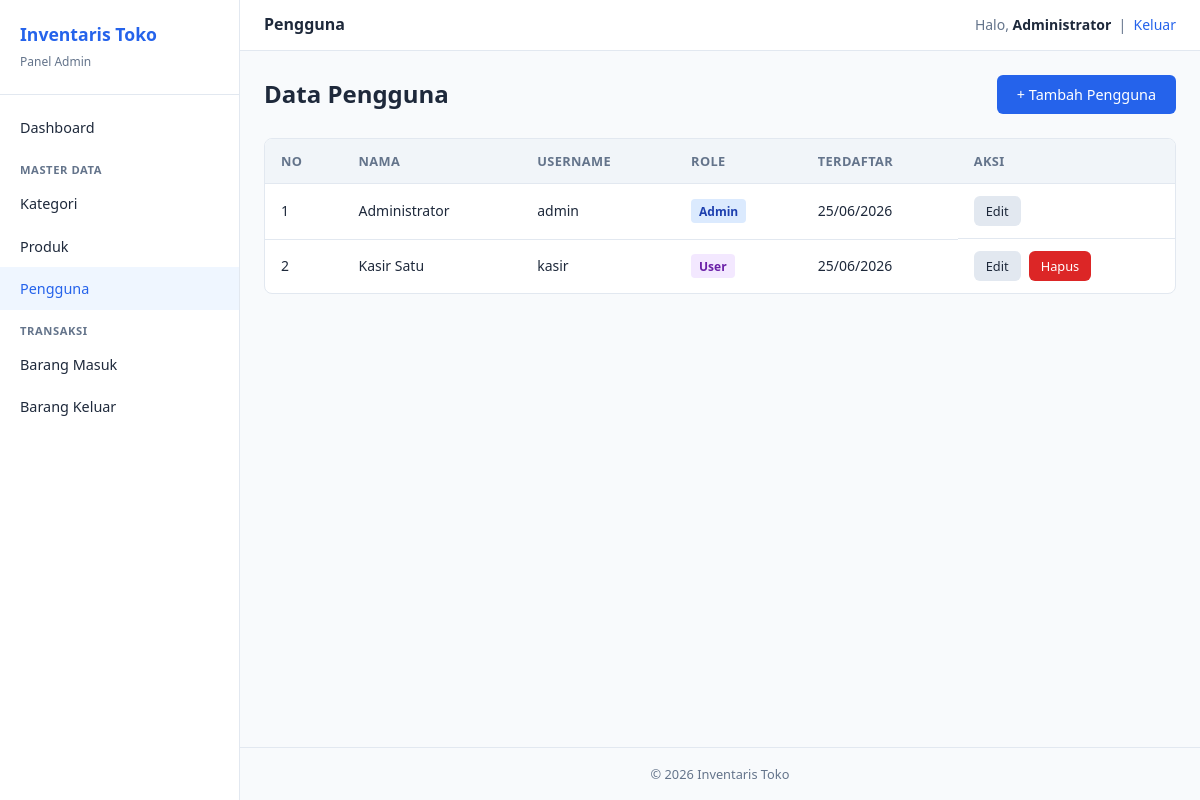
Screenshot of /admin/users/index.php (signed in) with the database file from the repository.
### tables this page shows
CREATE TABLE users (
    id_user INT AUTO_INCREMENT PRIMARY KEY,
    nama VARCHAR(100) NOT NULL,
    username VARCHAR(50) NOT NULL UNIQUE,
    password VARCHAR(255) NOT NULL,
    role ENUM('admin','user') NOT NULL,
    created_at TIMESTAMP DEFAULT CURRENT_TIMESTAMP
);

### admin/users/index.php (the view, shortened to what this page needs)
<?php
require_once __DIR__ . '/../../config/database.php';
$users = $pdo->query('SELECT * FROM users ORDER BY created_at DESC')->fetchAll();
require_once __DIR__ . '/../../includes/header.php';
require_once __DIR__ . '/../../includes/sidebar.php';
?>
<div class="main-content">
    <?php require_once __DIR__ . '/../../includes/navbar.php'; ?>
    <div class="page-content">
        <div class="page-header">
            <h1>Data Pengguna</h1>
            <a href="tambah.php" class="btn btn-primary">+ Tambah Pengguna</a>
        </div>
        <div class="table-wrapper">
            <?php if ($users): ?>
            <table>
                <thead>
                    <tr>
                        <th>No</th>
                        <th>Nama</th>
                        <th>Username</th>
                        <th>Role</th>
                        <th>Terdaftar</th>
                        <th>Aksi</th>
                    </tr>
                </thead>
                <tbody>
                    <?php foreach ($users as $i => $u): ?>
                    <tr>
                        <td><?= $i + 1 ?></td>
                        <td><?= htmlspecialchars($u['nama']) ?></td>
                        <td><?= htmlspecialchars($u['username']) ?></td>
                        <td>
                            <span class="badge badge-<?= $u['role'] === 'admin' ? 'admin' : 'user' ?>">
                                <?= ucfirst($u['role']) ?>
                            </span>
                        </td>
                        <td><?= date('d/m/Y', strtotime($u['created_at'])) ?></td>
                        <td class="actions">
                            <a href="edit.php?id=<?= $u['id_user'] ?>" class="btn btn-secondary btn-sm">Edit</a>
                            <?php if ($u['id_user'] != $_SESSION['id_user']): ?>
                            <a href="hapus.php?id=<?= $u['id_user'] ?>" class="btn btn-danger btn-sm"
                               onclick="return confirm('Yakin ingin menghapus pengguna ini?')">Hapus</a>
                            <?php endif; ?>
                        </td>
                    </tr>
                    <?php endforeach; ?>
                </tbody>
            </table>
            <?php else: ?>
            <div class="empty-state">Belum ada data pengguna.</div>
            <?php endif; ?>
        </div>
    </div>
    <footer class="page-footer">&copy; <?= date('Y') ?> Inventaris Toko</footer>
</div>
<?php require_once __DIR__ . '/../../includes/footer.php'; ?>

### assets/css/style.css (style rules this page uses)
*, *::before, *::after { box-sizing: border-box; margin: 0; padding: 0; }
:root { --primary: #2563eb; --primary-dark: #1d4ed8; --success: #16a34a; --danger: #dc2626; --warning: #d97706; --bg: #f8fafc; --card: #ffffff; --border: #e2e8f0; --text: #1e293b; --text-muted: #64748b; --sidebar-width: 240px; }
body { font-family: 'Segoe UI', system-ui, -apple-system, sans-serif; background: var(--bg); color: var(--text); line-height: 1.6; min-height: 100vh; }
a { color: var(--primary); text-decoration: none; }
.btn { display: inline-block; padding: 0.5rem 1.25rem; border: none; border-radius: 6px; font-size: 0.9rem; font-weight: 500; cursor: pointer; text-decoration: none; transition: background 0.2s; }
.btn-primary { background: var(--primary); color: #fff; }
.btn-danger { background: var(--danger); color: #fff; }
.btn-secondary { background: var(--border); color: var(--text); }
.btn-sm { padding: 0.3rem 0.75rem; font-size: 0.8rem; }
.main-content { margin-left: var(--sidebar-width); flex: 1; display: flex; flex-direction: column; min-height: 100vh; }
.page-content { padding: 1.5rem; flex: 1; }
.page-header { display: flex; justify-content: space-between; align-items: center; margin-bottom: 1.5rem; }
.page-header h1 { font-size: 1.5rem; }
.table-wrapper { overflow-x: auto; background: var(--card); border: 1px solid var(--border); border-radius: 8px; }
table { width: 100%; border-collapse: collapse; font-size: 0.875rem; }
table th, table td { padding: 0.75rem 1rem; text-align: left; border-bottom: 1px solid var(--border); }
table th { background: #f1f5f9; font-weight: 600; font-size: 0.8rem; text-transform: uppercase; letter-spacing: 0.03em; color: var(--text-muted); }
table tr:last-child td { border-bottom: none; }
.badge { display: inline-block; padding: 0.15rem 0.5rem; border-radius: 4px; font-size: 0.75rem; font-weight: 600; }
.badge-admin { background: #dbeafe; color: #1e40af; }
.badge-user { background: #f3e8ff; color: #6b21a8; }
.actions { display: flex; gap: 0.5rem; flex-wrap: wrap; }
.page-footer { text-align: center; padding: 1rem; color: var(--text-muted); font-size: 0.8rem; border-top: 1px solid var(--border); }

### rows the page displays
users: nama "Administrator", username "admin", role "Admin", created_at "25/06/2026"
users: nama "Kasir Satu", username "kasir", role "User", created_at "25/06/2026"

### other values shown
$pageTitle "Pengguna"
$_SESSION['nama'] "Administrator"
